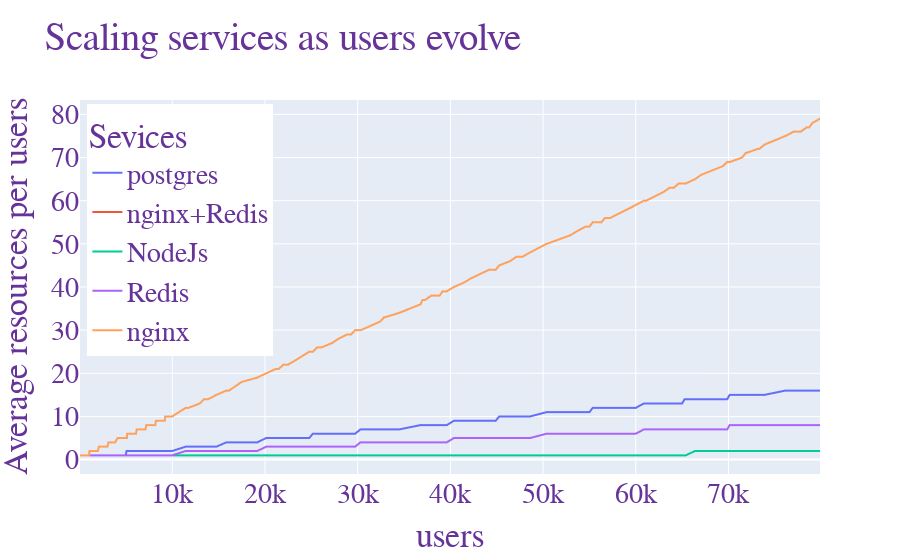

This figure's notebook cell:
### Code cell
df = df.sort_values(by='users')
fig = px.line(df, x='users', y='instances', color='component', title='Instances evolution per component')

fig.update_layout(
    title="Scaling services as users evolve",
    xaxis_title="users",
    yaxis_title="Average resources per users",
    legend_title="Sevices",
    legend=dict(
    yanchor="top",
    y=0.99,
    xanchor="left",
    x=0.01
),
    font=dict(
        family="Courier New, monospace",
        size=28,
        color="RebeccaPurple"
    )
)

fig.show()

### Figure 1 — Plotly figure (JSON) as saved in the notebook; plotly's stock layout.template omitted (floating-point values rounded to 4 significant figures; data arrays with more than 128 entries replaced by an {"elided": "..."} marker saying what was removed)
{"data": [{"hovertemplate": "component=postgres<br>users=%{x}<br>instances=%{y}<extra></extra>", "legendgroup": "postgres", "line": {"color": "#636efa", "dash": "solid"}, "marker": {"symbol": "circle"}, "mode": "lines", "name": "postgres", "showlegend": true, "type": "scattergl", "x": {"elided": "1050 int values"}, "xaxis": "x", "y": {"elided": "1050 int values"}, "yaxis": "y"}, {"hovertemplate": "component=nginx+Redis<br>users=%{x}<br>instances=%{y}<extra></extra>", "legendgroup": "nginx+Redis", "line": {"color": "#EF553B", "dash": "solid"}, "marker": {"symbol": "circle"}, "mode": "lines", "name": "nginx+Redis", "showlegend": true, "type": "scattergl", "x": {"elided": "350 int values"}, "xaxis": "x", "y": {"elided": "350 int values"}, "yaxis": "y"}, {"hovertemplate": "component=NodeJs<br>users=%{x}<br>instances=%{y}<extra></extra>", "legendgroup": "NodeJs", "line": {"color": "#00cc96", "dash": "solid"}, "marker": {"symbol": "circle"}, "mode": "lines", "name": "NodeJs", "showlegend": true, "type": "scattergl", "x": {"elided": "1050 int values"}, "xaxis": "x", "y": {"elided": "1050 int values"}, "yaxis": "y"}, {"hovertemplate": "component=Redis<br>users=%{x}<br>instances=%{y}<extra></extra>", "legendgroup": "Redis", "line": {"color": "#ab63fa", "dash": "solid"}, "marker": {"symbol": "circle"}, "mode": "lines", "name": "Redis", "showlegend": true, "type": "scattergl", "x": {"elided": "700 int values"}, "xaxis": "x", "y": {"elided": "700 int values"}, "yaxis": "y"}, {"hovertemplate": "component=nginx<br>users=%{x}<br>instances=%{y}<extra></extra>", "legendgroup": "nginx", "line": {"color": "#FFA15A", "dash": "solid"}, "marker": {"symbol": "circle"}, "mode": "lines", "name": "nginx", "showlegend": true, "type": "scattergl", "x": {"elided": "700 int values"}, "xaxis": "x", "y": {"elided": "700 int values"}, "yaxis": "y"}], "layout": {"autosize": true, "font": {"color": "RebeccaPurple", "family": "Courier New, monospace", "size": 28}, "legend": {"title": {"text": "Sevices"}, "tracegroupgap": 0, "x": 0.01, "xanchor": "left", "y": 0.99, "yanchor": "top"}, "title": {"text": "Scaling services as users evolve"}, "xaxis": {"anchor": "y", "autorange": true, "domain": [0, 1], "range": [43, 79874], "title": {"text": "users"}, "type": "linear"}, "yaxis": {"anchor": "x", "autorange": true, "domain": [0, 1], "range": [-3.333, 83.33], "title": {"text": "Average resources per users"}, "type": "linear"}}}
